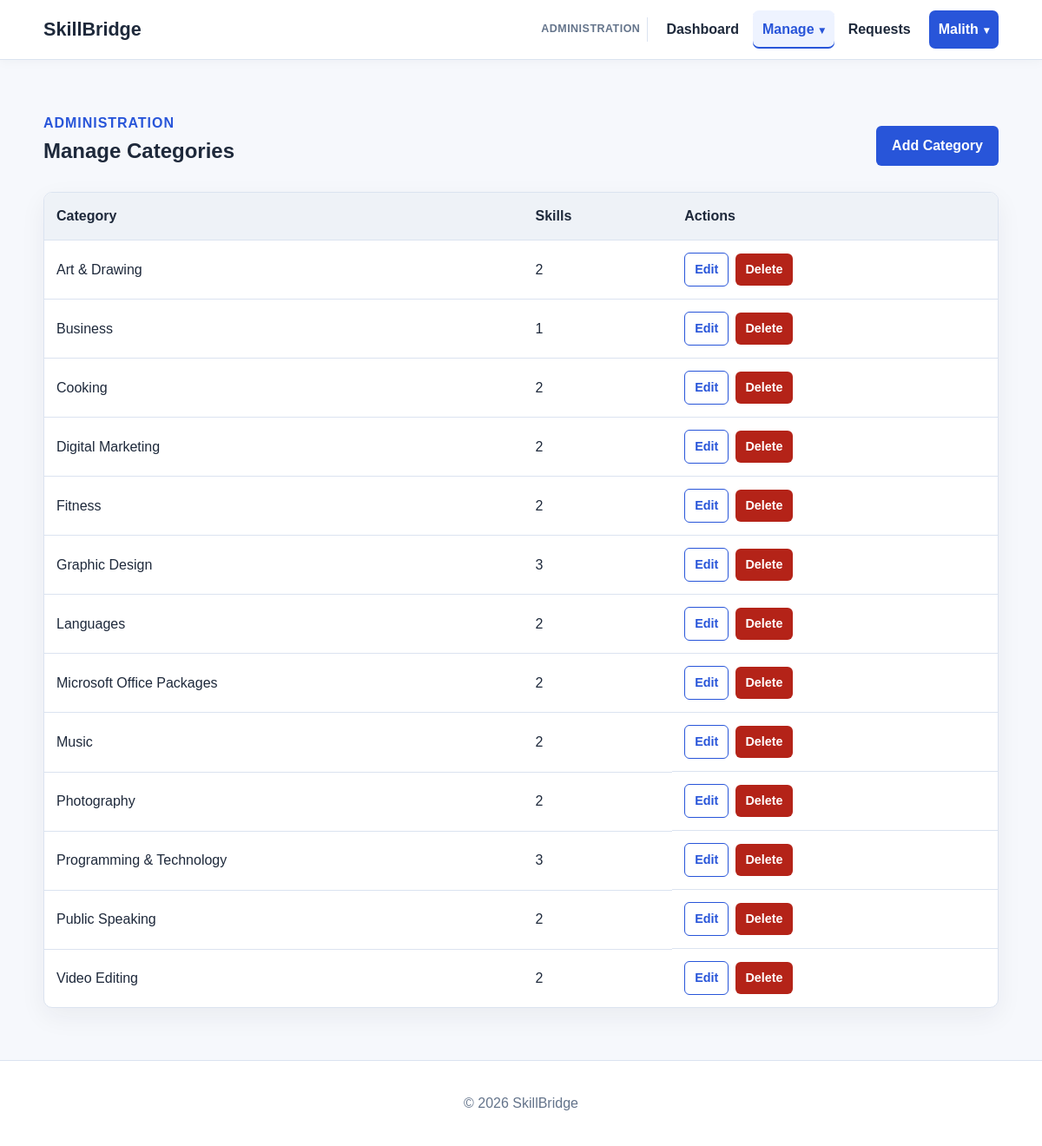
Screenshot of /index.php?action=admin-categories (signed in) with the database file from the repository.
### tables this page shows
CREATE TABLE skill_categories (
    category_id INT AUTO_INCREMENT PRIMARY KEY,
    category_name VARCHAR(100) NOT NULL UNIQUE
);

### controllers/AdminController.php (called while the page is built, shortened)
<?php
require_once __DIR__ . '/../models/Admin.php';
function showAdminCategories()
{
    $categories = getAdminCategories();
    require __DIR__ . '/../views/admin/categories/index.php';
}

### models/Admin.php (called while the page is built, shortened)
<?php
function getAdminCategories()
{
    $connection = getDatabaseConnection();
    $result = $connection->query(
        'SELECT skill_categories.category_id, skill_categories.category_name,
                COUNT(skills.skill_id) AS skill_count
         FROM skill_categories
         LEFT JOIN skills ON skill_categories.category_id = skills.category_id
         GROUP BY skill_categories.category_id, skill_categories.category_name
         ORDER BY skill_categories.category_name'
    );
    $categories = array();
    while ($row = $result->fetch_assoc()) {
        $categories[] = $row;
    }
    return $categories;
}

### views/admin/categories/index.php (the view, shortened to what this page needs)
<?php require __DIR__ . '/../../partials/header.php'; ?>
<section class="content-page"><div class="container">
    <div class="page-heading"><div><p class="eyebrow">Administration</p><h1>Manage Categories</h1></div><a class="button" href="index.php?action=admin-category-create">Add Category</a></div>
    <div class="table-wrapper"><table class="admin-table">
        <thead><tr><th>Category</th><th>Skills</th><th>Actions</th></tr></thead>
        <tbody><?php foreach ($categories as $category): ?><tr>
            <td><?php echo htmlspecialchars($category['category_name']); ?></td>
            <td><?php echo (int) $category['skill_count']; ?></td>
            <td class="table-actions">
                <a class="button button-small button-secondary" href="index.php?action=admin-category-edit&amp;id=<?php echo (int) $category['category_id']; ?>">Edit</a>
                <form class="admin-delete-form" action="index.php?action=admin-category-delete" method="post"><button class="button button-small button-danger" type="submit">Delete</button></form>
            </td>
        </tr><?php endforeach; ?></tbody>
    </table></div>
</div></section>
<?php require __DIR__ . '/../../partials/footer.php'; ?>

### assets/css/style.css (style rules this page uses)
:root { --primary: #2855d9; --primary-dark: #1e3fa6; --text: #1e293b; --muted: #64748b; --background: #f6f8fc; --surface: #ffffff; --border: #dbe3f0; --success: #17633a; --danger: #a51d16; --focus: rgba(40, 85, 217, 0.2); }
* { box-sizing: border-box; }
body { margin: 0; min-height: 100vh; color: var(--text); background: var(--background); font-family: Arial, Helvetica, sans-serif; line-height: 1.6; }
a { color: var(--primary); }
.container { width: min(1100px, calc(100% - 40px)); margin: 0 auto; }
.eyebrow { margin-bottom: 8px; color: var(--primary); font-weight: 700; letter-spacing: 0.06em; text-transform: uppercase; }
.button { border: 0; display: inline-block; margin-top: 14px; padding: 10px 18px; color: #ffffff; background: var(--primary); border-radius: 6px; cursor: pointer; font: inherit; font-weight: 600; text-decoration: none; transition: background 0.15s ease, border-color 0.15s ease, transform 0.15s ease; }
.button-secondary { color: var(--primary); background: var(--surface); border: 1px solid var(--primary); }
.form-page, .dashboard-page, .profile-page, .content-page { min-height: calc(100vh - 150px); padding: 60px 0; }
.admin-shortcuts .button, .admin-table .button { margin-top: 0; }
.table-wrapper { overflow-x: auto; background: var(--surface); border: 1px solid var(--border); border-radius: 10px; box-shadow: 0 10px 30px rgba(30, 41, 59, 0.06); }
.admin-table, .data-table { width: 100%; border-collapse: collapse; }
.admin-table { text-align: left; }
.admin-table th, .admin-table td { padding: 14px; border-bottom: 1px solid var(--border); vertical-align: middle; }
.admin-table th { background: #eef2f7; white-space: nowrap; }
.admin-table tbody tr:last-child td, .data-table tbody tr:last-child td { border-bottom: 0; }
.admin-table form { margin: 0; }
.table-actions { display: flex; align-items: center; gap: 8px; white-space: nowrap; }
.button-small { margin: 0; padding: 7px 11px; font-size: 0.9rem; }
.page-heading { display: flex; align-items: center; justify-content: space-between; gap: 20px; margin-bottom: 28px; }
.page-heading h1, .page-heading p { margin: 0; }
.button-danger { background: #b42318; }

### rows the page displays
skill_categories: category_name "Art & Drawing", skill_count "2"
skill_categories: category_name "Business", skill_count "1"
skill_categories: category_name "Cooking", skill_count "2"
skill_categories: category_name "Digital Marketing", skill_count "2"
skill_categories: category_name "Fitness", skill_count "2"
skill_categories: category_name "Graphic Design", skill_count "3"
skill_categories: category_name "Languages", skill_count "2"
skill_categories: category_name "Microsoft Office Packages", skill_count "2"
skill_categories: category_name "Music", skill_count "2"
skill_categories: category_name "Photography", skill_count "2"
skill_categories: category_name "Programming & Technology", skill_count "3"
skill_categories: category_name "Public Speaking", skill_count "2"
skill_categories: category_name "Video Editing", skill_count "2"

### other values shown
$_SESSION['first_name'] "Malith"
